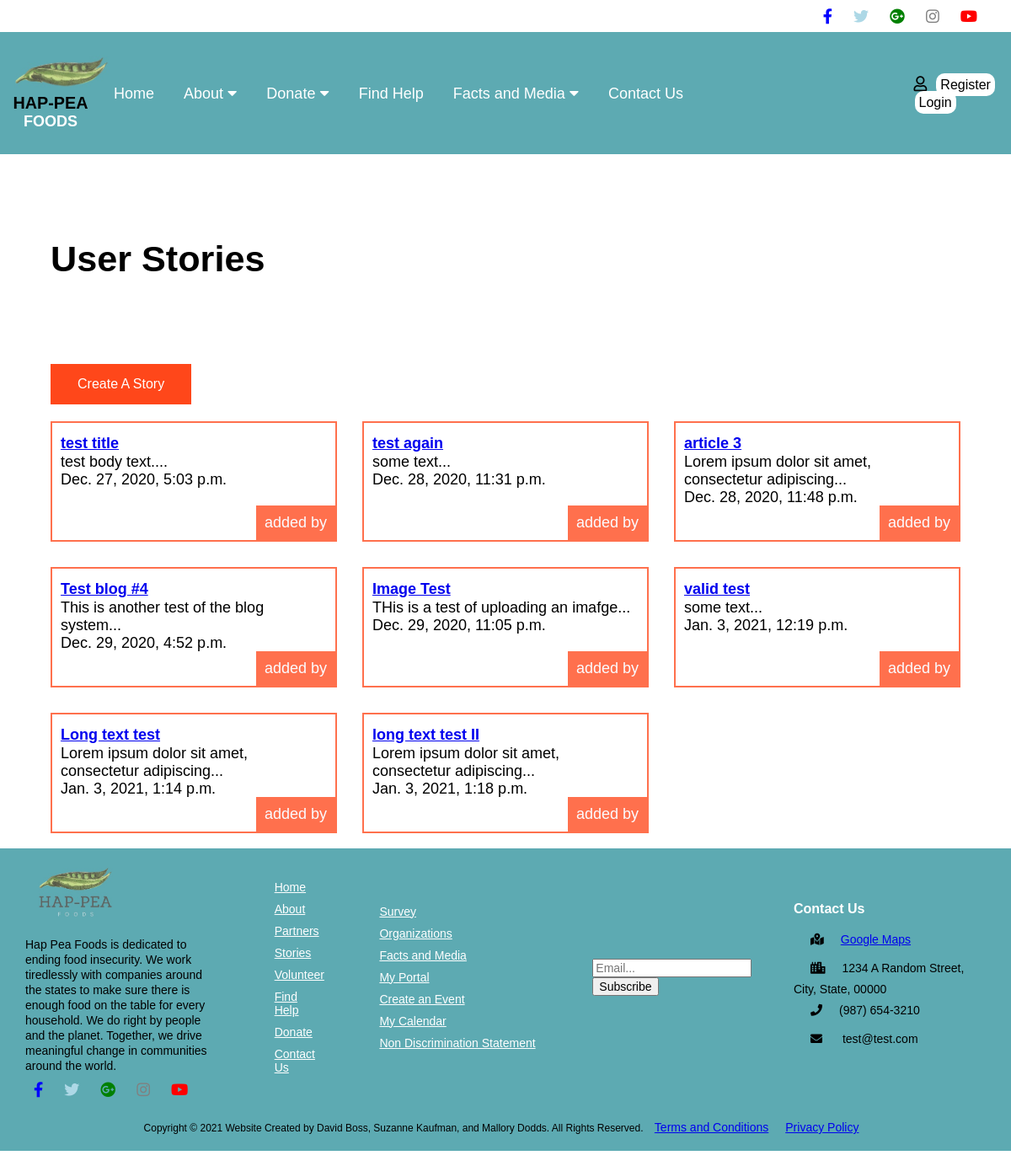
Screenshot of /stories/ with the database file from the repository.
### stories/models.py (models this page shows, shortened)
class Story(models.Model):
    title = models.CharField(max_length=100)
    slug = models.SlugField()
    body = models.TextField()
    date = models.DateTimeField(auto_now_add=True)
    def snippet(self):
        return self.body[:50] + "..."

### stories/views.py (the view)
def stories_list(request):
    stories = Story.objects.all().order_by('date')
    return render(request, 'stories/stories_list.html', {'stories':stories})

### stories/templates/stories/stories_list.html (shortened to what this page needs)
{% extends 'base_layout.html' %}
{% block content %}
  <h1>User Stories</h1>
  <div class="createstory">
    <form class="create" action="{% url 'stories:create' %}" method="post">
      <button type="submit" name="addstory">Create A Story</button>
    </form>
  </div>
  <div class="stories">
    {% for story in stories %}
      <div class= "story">
        <h2><a href="{% url 'stories:detail' slug=story.slug %}">{{story.title}}</a></h2>
        <p>{{story.snippet}}</p>
        <p> {{story.date}}</p>
        <p class="author">added by {{story.author.username}}</p>
      </div>
    {% endfor %}
  </div>
{% endblock %}

### static/css/style.css (style rules this page uses)
* { margin: 0; font-family: Arial, Helvetica, sans-serif; font-size: 18px; }
.wrapper_container h1 { text align: center; margin: 100px auto; font-size: 2.4em; }
.createstory button { background-color: #FF471A; border: none; color: #FFF; padding: 15px 32px; text-align: center; text-decoration: none; display: inline-block; font-size: 16px; cursor: pointer; }
.stories { margin-top: 20px; display: grid; grid-template-columns: 1fr 1fr 1fr; grid-gap: 30px; }
.story { padding: 10px; border: 2px solid #FF704D; position: relative; padding-bottom: 40px; }
.story h2 { font-size: 1.2em; }
.story .author { padding: 10px; background: #FF704D; position: absolute; right: 0; bottom: 0; margin: 0; color: #FBFBFF; }

### rows the page displays
Story: title "test title", snippet "test body text....", date "Dec. 27, 2020, 5:03 p.m."
Story: title "test again", snippet "some text...", date "Dec. 28, 2020, 11:31 p.m."
Story: title "article 3", snippet "Lorem ipsum dolor sit amet, consectetur adipiscing...", date "Dec. 28, 2020, 11:48 p.m."
Story: title "Test blog #4", snippet "This is another test of the blog system...", date "Dec. 29, 2020, 4:52 p.m."
Story: title "Image Test", snippet "THis is a test of uploading an imafge...", date "Dec. 29, 2020, 11:05 p.m."
Story: title "valid test", snippet "some text...", date "Jan. 3, 2021, 12:19 p.m."
Story: title "Long text test", snippet "Lorem ipsum dolor sit amet, consectetur adipiscing...", date "Jan. 3, 2021, 1:14 p.m."
Story: title "long text test II", snippet "Lorem ipsum dolor sit amet, consectetur adipiscing...", date "Jan. 3, 2021, 1:18 p.m."
